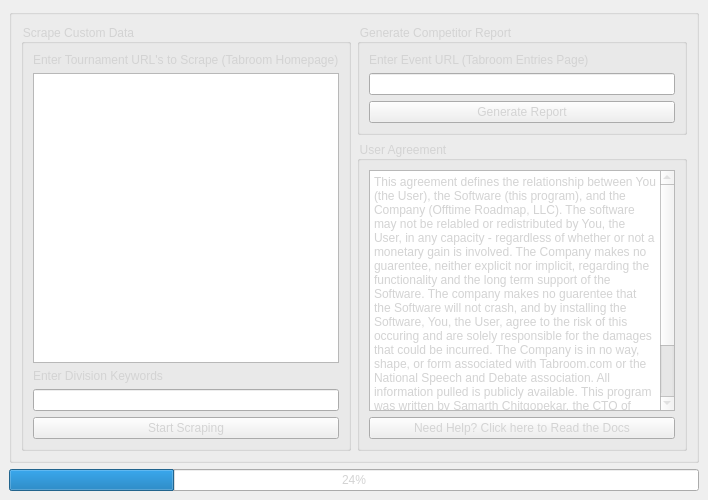
<?xml version="1.0" encoding="UTF-8"?>
<ui version="4.0">
 <class>MainWindow</class>
 <widget class="QMainWindow" name="MainWindow">
  <property name="geometry">
   <rect>
    <x>0</x>
    <y>0</y>
    <width>708</width>
    <height>500</height>
   </rect>
  </property>
  <property name="windowTitle">
   <string>MainWindow</string>
  </property>
  <property name="styleSheet">
   <string notr="true">color: #d3d3d3;</string>
  </property>
  <widget class="QWidget" name="centralwidget">
   <layout class="QGridLayout" name="gridLayout">
    <item row="0" column="0">
     <widget class="QGroupBox" name="groupBox">
      <property name="styleSheet">
       <string notr="true">color: #d3d3d3;</string>
      </property>
      <property name="title">
       <string/>
      </property>
      <layout class="QGridLayout" name="gridLayout_2">
       <item row="0" column="0" rowspan="2">
        <widget class="QGroupBox" name="groupBox_2">
         <property name="title">
          <string>Scrape Custom Data</string>
         </property>
         <layout class="QGridLayout" name="gridLayout_3">
          <item row="0" column="0">
           <widget class="QLabel" name="label">
            <property name="text">
             <string>Enter Tournament URL's to Scrape (Tabroom Homepage)</string>
            </property>
           </widget>
          </item>
          <item row="1" column="0">
           <widget class="QPlainTextEdit" name="plainTextEdit"/>
          </item>
          <item row="2" column="0">
           <widget class="QLabel" name="label_2">
            <property name="text">
             <string>Enter Division Keywords</string>
            </property>
           </widget>
          </item>
          <item row="3" column="0">
           <widget class="QLineEdit" name="lineEdit_2"/>
          </item>
          <item row="4" column="0">
           <widget class="QPushButton" name="pushButton">
            <property name="text">
             <string>Start Scraping</string>
            </property>
           </widget>
          </item>
         </layout>
        </widget>
       </item>
       <item row="0" column="1">
        <widget class="QGroupBox" name="groupBox_4">
         <property name="title">
          <string>Generate Competitor Report</string>
         </property>
         <property name="flat">
          <bool>false</bool>
         </property>
         <property name="checkable">
          <bool>false</bool>
         </property>
         <layout class="QGridLayout" name="gridLayout_5">
          <item row="0" column="0">
           <widget class="QLabel" name="label_3">
            <property name="text">
             <string>Enter Event URL (Tabroom Entries Page)</string>
            </property>
           </widget>
          </item>
          <item row="1" column="0">
           <widget class="QLineEdit" name="lineEdit"/>
          </item>
          <item row="2" column="0">
           <widget class="QPushButton" name="pushButton_3">
            <property name="text">
             <string>Generate Report</string>
            </property>
           </widget>
          </item>
         </layout>
        </widget>
       </item>
       <item row="1" column="1">
        <widget class="QGroupBox" name="groupBox_3">
         <property name="title">
          <string>User Agreement</string>
         </property>
         <layout class="QGridLayout" name="gridLayout_4">
          <item row="0" column="0">
           <widget class="QPlainTextEdit" name="plainTextEdit_2">
            <property name="readOnly">
             <bool>true</bool>
            </property>
            <property name="plainText">
             <string>This agreement defines the relationship between You (the User), the Software (this program), and the Company (Offtime Roadmap, LLC). The software may not be relabled or redistributed by You, the User, in any capacity - regardless of whether or not a monetary gain is involved. The Company makes no guarentee, neither explicit nor implicit, regarding the functionality and the long term support of the Software. The company makes no guarentee that the Software will not crash, and by installing the Software, You, the User, agree to the risk of this occuring and are solely responsible for the damages that could be incurred. The Company is in no way, shape, or form associated with Tabroom.com or the National Speech and Debate association. All information pulled is publicly available. This program was written by Samarth Chitgopekar, the CTO of Offtime Roadmap, LLC. See https://github.com/http-samc for the Source Code to the Software and more. By using the Software to any extent, you agree to these terms and conditions.</string>
            </property>
            <property name="textInteractionFlags">
             <set>Qt::LinksAccessibleByKeyboard|Qt::LinksAccessibleByMouse</set>
            </property>
           </widget>
          </item>
          <item row="1" column="0">
           <widget class="QPushButton" name="pushButton_2">
            <property name="text">
             <string>Need Help? Click here to Read the Docs</string>
            </property>
           </widget>
          </item>
         </layout>
        </widget>
       </item>
      </layout>
     </widget>
    </item>
    <item row="1" column="0">
     <widget class="QProgressBar" name="progressBar">
      <property name="cursor">
       <cursorShape>WaitCursor</cursorShape>
      </property>
      <property name="styleSheet">
       <string notr="true"/>
      </property>
      <property name="value">
       <number>24</number>
      </property>
     </widget>
    </item>
   </layout>
  </widget>
 </widget>
 <resources/>
 <connections/>
</ui>
